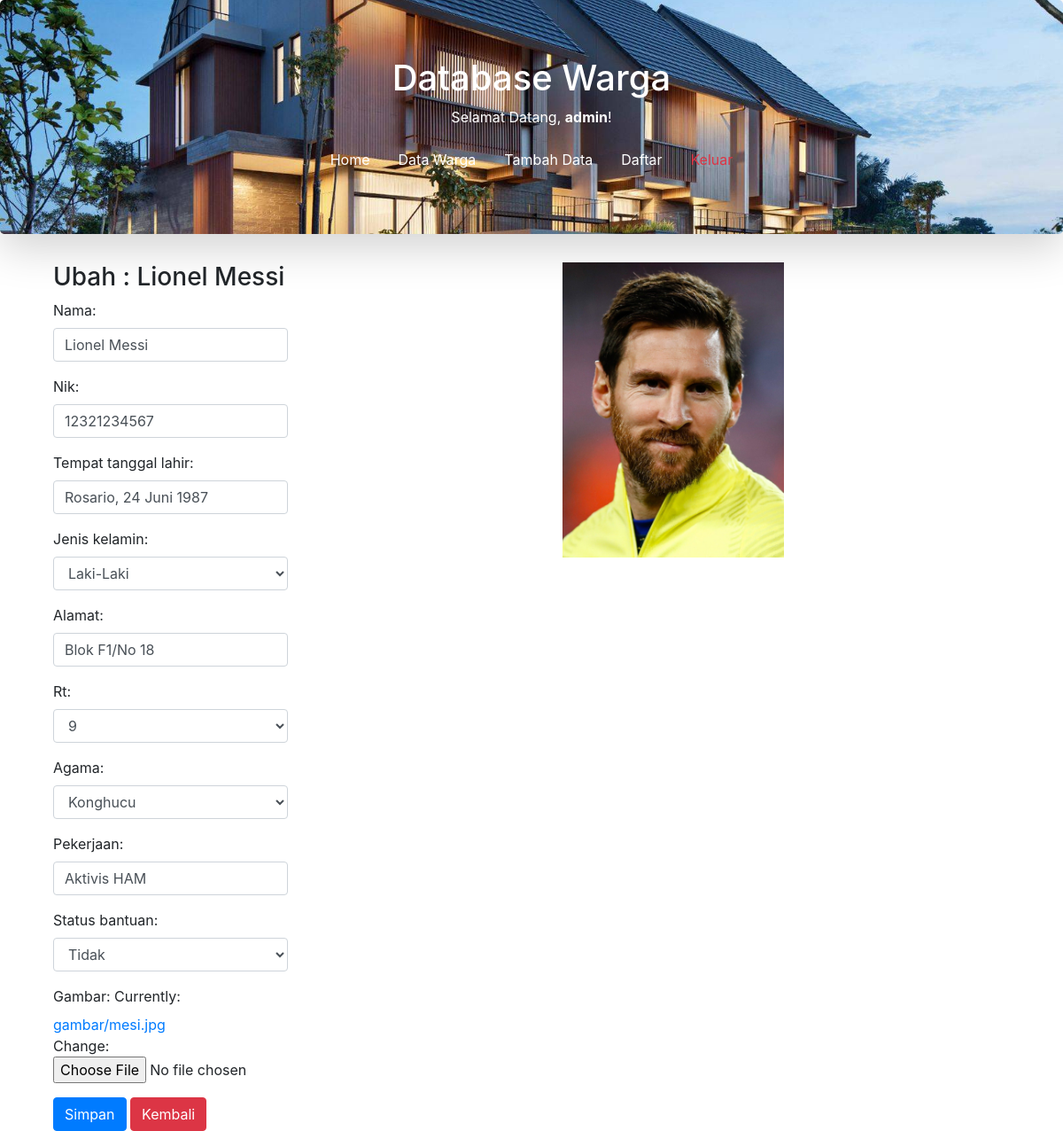
Screenshot of /data/ubah/5 (signed in) with the database file from the repository.
### pendataan_warga/models.py (models this page shows, shortened)
class data_warga(models.Model):
    nama = models.CharField(max_length= 100)
    nik = models.CharField(max_length=  20)
    tempat_tanggal_lahir = models.CharField(max_length= 100)
    jenis_kelamin = models.ForeignKey(JenisKelamin, on_delete= models.CASCADE, null= True)
    alamat = models.CharField(max_length= 100)
    rt = models.ForeignKey(RukunTtg, on_delete= models.CASCADE, null= True)
    agama = models.ForeignKey(Agama, on_delete= models.CASCADE, null= True)
    pekerjaan = models.CharField(max_length= 100)
    status_bantuan = models.ForeignKey(StatusBantuan, on_delete= models.CASCADE, null= True)
    gambar = models.ImageField(upload_to= 'gambar/', null = True)
    tanggal_upload = models.DateTimeField(auto_now_add = True, null= True)

class JenisKelamin(models.Model):
    nama = models.CharField(max_length= 10)
    def __str__(self):
        return self.nama

class RukunTtg(models.Model):
    nama = models.CharField(max_length=2)
    def __str__(self):
        return self.nama

### pendataan_warga/views.py (the view)
# urls.py: path('data/ubah/<int:id_data_rakyat>', ubah_warga, name= 'ubah'),
@login_required(login_url = settings.LOGIN_URL)
def ubah_warga(request,id_data_rakyat):
    data = data_warga.objects.get(id = id_data_rakyat)
    template = 'ubah.html'
    if request.POST:
        form = FormWarga(request.POST, request.FILES, instance= data)
        if form.is_valid():
            form.save()
            messages.success(request, "Data Berhasil Diubah!")
            return redirect('ubah', id_data = id_data_rakyat)
    else:
        form = FormWarga(instance= data)
        konteks={
            'form':form,
            'data':data,
        }
    return render(request, template, konteks)

### pendataan_warga/forms.py
class FormWarga(ModelForm):
    class Meta:
        model = data_warga
        fields = '__all__'
        widgets = {
            'nama': forms.TextInput({'class':'form-control'}),
            'nik': forms.TextInput({'class':'form-control'}),
            'tempat_tanggal_lahir': forms.TextInput({'class':'form-control'}),
            'jenis_kelamin': forms.Select({'class':'form-control'}),
            'alamat': forms.TextInput({'class':'form-control'}),
            'rt': forms.Select({'class':'form-control'}),
            'agama': forms.Select({'class':'form-control'}),
            'pekerjaan': forms.TextInput({'class':'form-control'}),
            'status_bantuan': forms.Select({'class':'form-control'}),
        }

### pendataan_warga/models.py (called while the page is built)
    def __str__(self):
        return self.nama

    def __str__(self):
        return self.nama

### pendataan_warga/templates/ubah.html (shortened to what this page needs)
{% extends 'base.html' %}
{% block content %}
<div class="col-md-9">
    {% if data.gambar %}
        <img src="{{ data.gambar.url }}" class="float-right" width="250px">
    {% endif %}
</div>
<div class="container">
    <div class="row">
        <div class="col-md-6">
            <h3>Ubah : {{ data.nama }}</h3>
            <form class="{% url 'ubah' data.id %}" method="post" enctype="multipart/form-data">
                {{form.as_p}}
                <button class="btn btn-primary">Simpan</button>
                <a href="/data" class="btn btn-danger">Kembali</a>
            </form>
        </div>
    </div>
</div>
{% endblock %}

### templates/judul.html
<div class="jumbotron text-center text-white shadow-lg">
    <h1>Database Warga</h1>
    {% if user.is_authenticated %}
      <p>Selamat Datang, <strong>{{ user }}</strong>!</p>
      <nav class="nav justify-content-center">
        <a href="{% url 'home' %}" class="nav-link text-white">Home</a>
        <a href="{% url 'data_rakyat' %}" class="nav-link text-white">Data Warga</a>
        <a href="{% url 'tambah_warga' %}" class="nav-link text-white">Tambah Data</a>
        <a href="{% url 'signup' %}" class="nav-link text-white">Daftar</a>
        <a href="{% url 'keluar' %}" class="nav-link text-danger">Keluar</a>
      </nav>
    {% endif %}
</div>

### static/css/style.css (style rules this page uses)
body { background-color: #FFFF; }
.jumbotron { background-image: url('../images/perumahan.jpg') ; background-position: center; background-size: cover; }

### rows the page displays
data_warga: gambar (picture), nama "Lionel Messi", nik "12321234567", tempat_tanggal_lahir "Rosario, 24 Juni 1987", jenis_kelamin "Laki-Laki", alamat "Blok F1/No 18", rt "9", agama "Konghucu", pekerjaan "Aktivis HAM", status_bantuan "Tidak"

### other values shown
{{ user }} "admin"
